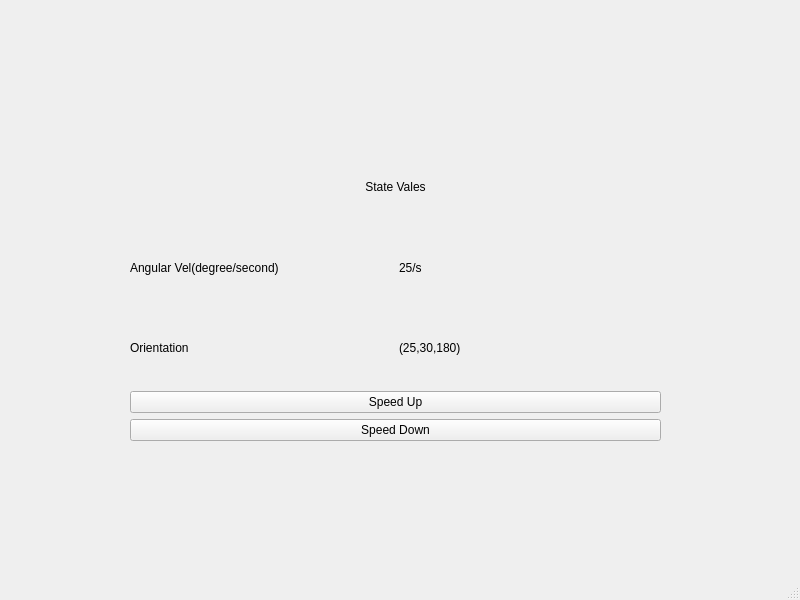
<?xml version="1.0" encoding="UTF-8"?>
<ui version="4.0">
 <class>MainWindow</class>
 <widget class="QMainWindow" name="MainWindow">
  <property name="geometry">
   <rect>
    <x>0</x>
    <y>0</y>
    <width>800</width>
    <height>600</height>
   </rect>
  </property>
  <property name="windowTitle">
   <string>MainWindow</string>
  </property>
  <widget class="QWidget" name="centralwidget">
   <widget class="QWidget" name="verticalLayoutWidget">
    <property name="geometry">
     <rect>
      <x>130</x>
      <y>150</y>
      <width>531</width>
      <height>291</height>
     </rect>
    </property>
    <layout class="QVBoxLayout" name="verticalLayout">
     <item>
      <widget class="QLabel" name="label_3">
       <property name="text">
        <string>State Vales</string>
       </property>
       <property name="alignment">
        <set>Qt::AlignmentFlag::AlignCenter</set>
       </property>
      </widget>
     </item>
     <item>
      <layout class="QHBoxLayout" name="horizontalLayout">
       <item>
        <widget class="QLabel" name="label_2">
         <property name="text">
          <string>Angular Vel(degree/second)</string>
         </property>
        </widget>
       </item>
       <item>
        <widget class="QLabel" name="angular_vel_label">
         <property name="text">
          <string>25/s</string>
         </property>
        </widget>
       </item>
      </layout>
     </item>
     <item>
      <layout class="QHBoxLayout" name="horizontalLayout_2">
       <item>
        <widget class="QLabel" name="label_4">
         <property name="text">
          <string>Orientation</string>
         </property>
        </widget>
       </item>
       <item>
        <widget class="QLabel" name="orientation_label">
         <property name="text">
          <string>(25,30,180)</string>
         </property>
        </widget>
       </item>
      </layout>
     </item>
     <item>
      <widget class="QPushButton" name="pushButton">
       <property name="text">
        <string>Speed Up</string>
       </property>
      </widget>
     </item>
     <item>
      <widget class="QPushButton" name="pushButton_2">
       <property name="text">
        <string>Speed Down</string>
       </property>
      </widget>
     </item>
    </layout>
   </widget>
  </widget>
  <widget class="QStatusBar" name="statusbar"/>
  <widget class="QMenuBar" name="menubar">
   <property name="geometry">
    <rect>
     <x>0</x>
     <y>0</y>
     <width>800</width>
     <height>22</height>
    </rect>
   </property>
  </widget>
 </widget>
 <resources/>
 <connections/>
</ui>
